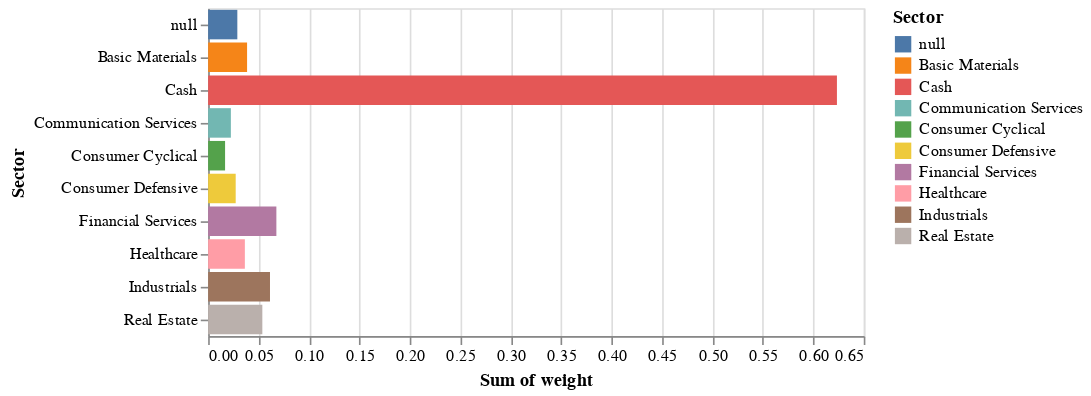

The notebook cell saved with this chart:
### Code cell
dataset = new_dataset
# plot the dataset, referencing dataframe column names
import altair as alt
alt.Chart(dataset).mark_bar().encode(
  x='sum(weight)',
  y='Sector',
  color='Sector'
)

### Figure 1 — Vega-Lite specification as saved in the notebook (floating-point values rounded to 4 significant figures)
{"config": {"view": {"continuousWidth": 400, "continuousHeight": 300}}, "data": {"name": "data-28948d54be5e4b3b9895ecdd7030157f"}, "mark": "bar", "encoding": {"color": {"field": "Sector", "type": "nominal"}, "x": {"aggregate": "sum", "field": "weight", "type": "quantitative"}, "y": {"field": "Sector", "type": "nominal"}}, "$schema": "https://vega.github.io/schema/vega-lite/v4.17.0.json", "datasets": {"data-28948d54be5e4b3b9895ecdd7030157f": [{"Sector": "Industrials", "weight": 0.01734}, {"Sector": "Consumer Defensive", "weight": 0.0114}, {"Sector": "Real Estate", "weight": 0.01363}, {"Sector": "Financial Services", "weight": 0.01702}, {"Sector": "Basic Materials", "weight": 0.01747}, {"Sector": "Consumer Cyclical", "weight": 0.00387}, {"Sector": "Financial Services", "weight": 0.01932}, {"Sector": "Basic Materials", "weight": 0.01036}, {"Sector": "Real Estate", "weight": 0.02342}, {"Sector": "Consumer Cyclical", "weight": 0.01291}, {"Sector": "Industrials", "weight": 0.01494}, {"Sector": "Consumer Defensive", "weight": 0.01591}, {"Sector": "Financial Services", "weight": 0.01601}, {"Sector": "Industrials", "weight": 0.01862}, {"Sector": "Financial Services", "weight": 0.01529}, {"Sector": null, "weight": 0.02893}, {"Sector": "Basic Materials", "weight": 0.01076}, {"Sector": "Industrials", "weight": 0.01041}, {"Sector": "Communication Services", "weight": 0.02252}, {"Sector": "Healthcare", "weight": 0.01238}, {"Sector": "Healthcare", "weight": 0.02401}, {"Sector": "Real Estate", "weight": 0.01667}, {"Sector": "Cash", "weight": 0.6234}]}}
